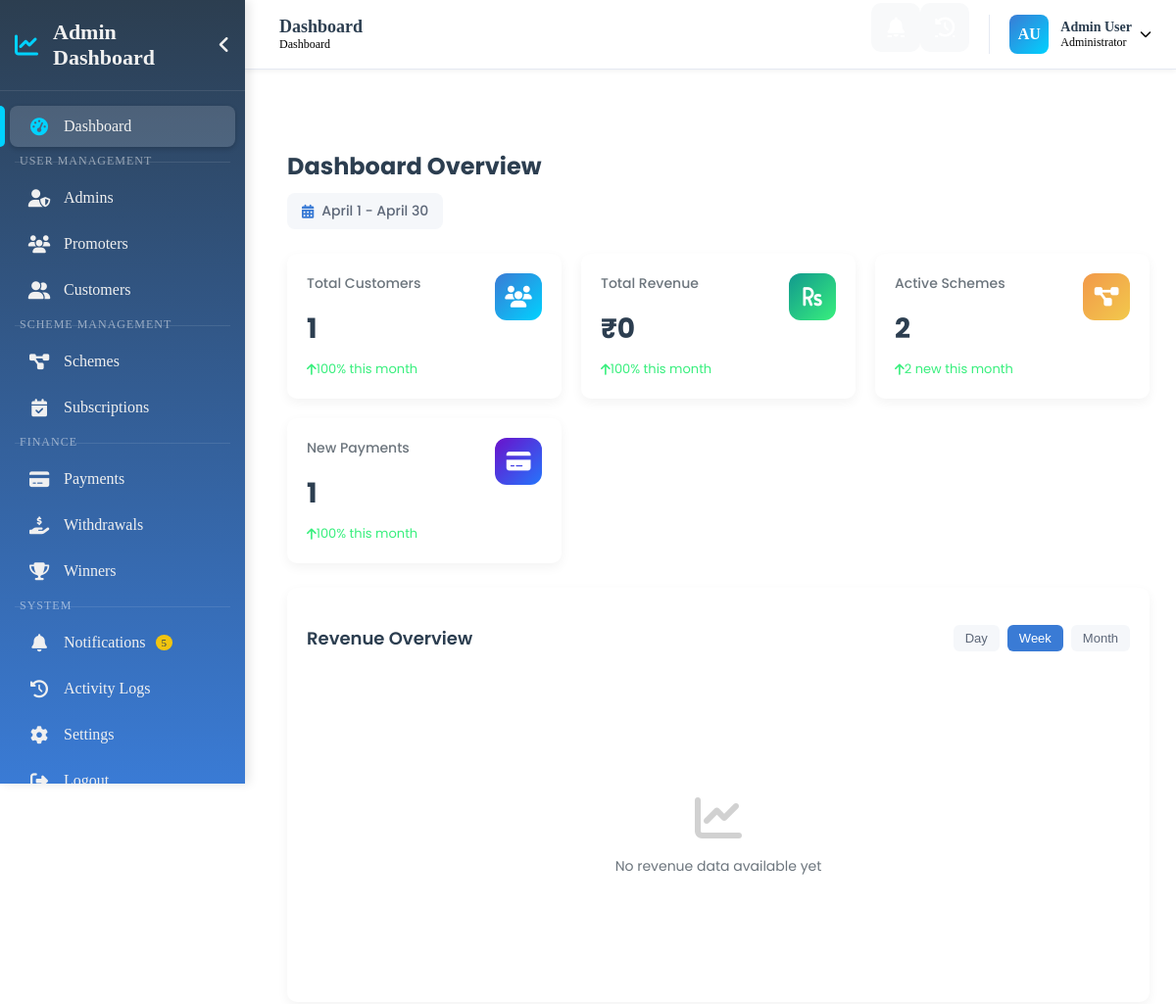
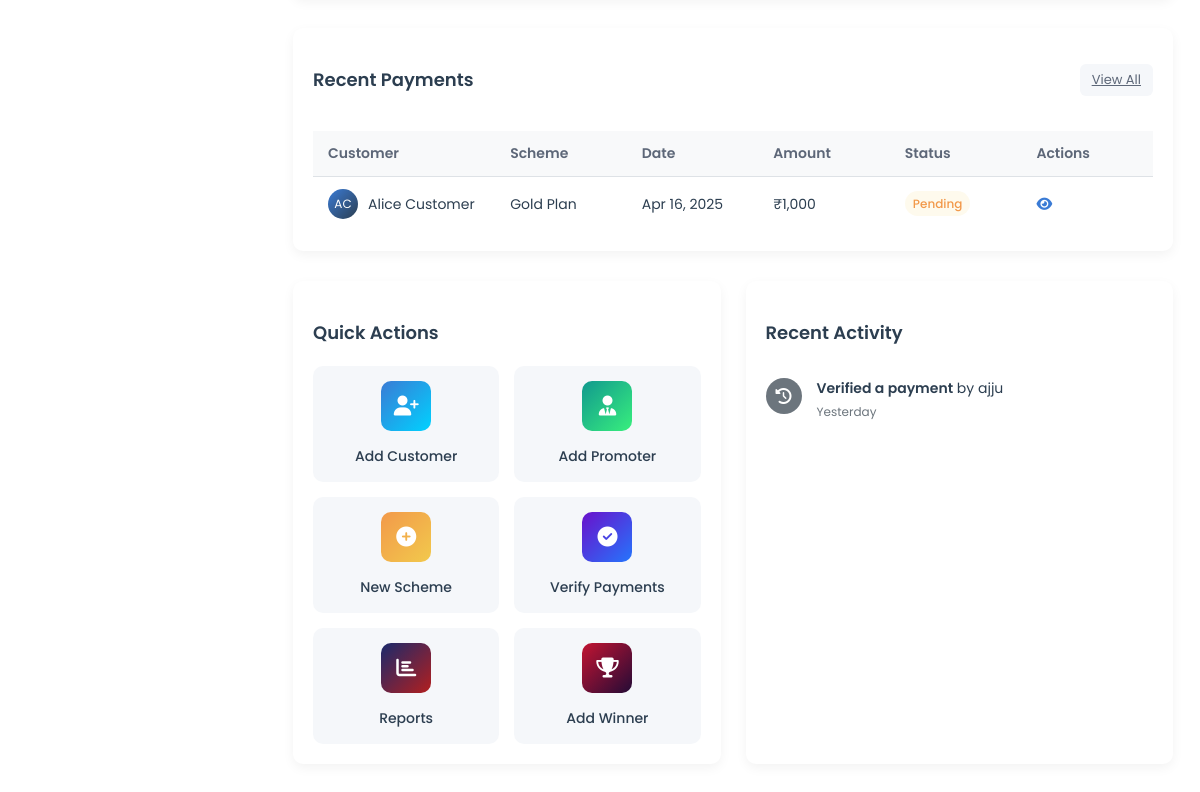
The app's page /admin/dashboard/index.php with its own data (2 pictures, top to bottom).
### tables this page shows
CREATE TABLE Payments (
    PaymentID INT AUTO_INCREMENT PRIMARY KEY,
    CustomerID INT,
    PromoterID INT,
    AdminID INT DEFAULT NULL,
    SchemeID INT,
    InstallmentID INT,

    Amount DECIMAL(10,2) NOT NULL,
    PaymentCodeValue INT DEFAULT 0,
    ScreenshotURL VARCHAR(255) NOT NULL,
    Status ENUM('Pending', 'Verified', 'Rejected') DEFAULT 'Pending',
    SubmittedAt TIMESTAMP DEFAULT CURRENT_TIMESTAMP,
    VerifiedAt TIMESTAMP NULL,
    FOREIGN KEY (CustomerID) REFERENCES Customers(CustomerID) ON DELETE CASCADE,
    FOREIGN KEY (PromoterID) REFERENCES Promoters(PromoterID) ON DELETE CASCADE,
    FOREIGN KEY (AdminID) REFERENCES Admins(AdminID) ON DELETE SET NULL,
    FOREIGN KEY (SchemeID) REFERENCES Schemes(SchemeID) ON DELETE SET NULL,
        FOREIGN KEY (InstallmentID) REFERENCES Installments(InstallmentID) ON DELETE SET NULL

);

CREATE TABLE Customers (
    CustomerID INT AUTO_INCREMENT PRIMARY KEY,
    CustomerUniqueID VARCHAR(50) UNIQUE NOT NULL,
    Name VARCHAR(255) NOT NULL,
    Contact VARCHAR(50) UNIQUE NOT NULL,
    Email VARCHAR(255) UNIQUE,
    PasswordHash VARCHAR(255) NOT NULL,
    Address TEXT,
    ProfileImageURL VARCHAR(255),
    BankAccountName VARCHAR(255),
    BankAccountNumber VARCHAR(50),
    IFSCCode VARCHAR(20),
    BankName VARCHAR(255),
    PromoterID INT,
    ReferredBy  VARCHAR(50), 
    Status ENUM('Active', 'Inactive', 'Suspended') DEFAULT 'Active',
    Gender ENUM('Male', 'Female', 'Other') DEFAULT NULL,
    DateOfBirth DATE DEFAULT NULL,
    CreatedAt TIMESTAMP DEFAULT CURRENT_TIMESTAMP,
    UpdatedAt TIMESTAMP DEFAULT CURRENT_TIMESTAMP ON UPDATE CURRENT_TIMESTAMP,
    FOREIGN KEY (PromoterID) REFERENCES Promoters(PromoterID) ON DELETE SET NULL
);

CREATE TABLE Schemes (
    SchemeID INT AUTO_INCREMENT PRIMARY KEY,
    SchemeName VARCHAR(255) UNIQUE NOT NULL,
    Description TEXT,
    MonthlyPayment DECIMAL(10,2) NOT NULL,
    TotalPayments INT NOT NULL DEFAULT 1,
    Status ENUM('Active', 'Inactive') DEFAULT 'Active',
    CreatedAt TIMESTAMP DEFAULT CURRENT_TIMESTAMP
);

CREATE TABLE ActivityLogs (
    LogID INT AUTO_INCREMENT PRIMARY KEY,
    UserID INT NOT NULL,
    UserType ENUM('Admin', 'Promoter') NOT NULL,
    Action TEXT NOT NULL,
    IPAddress VARCHAR(50),
    CreatedAt TIMESTAMP DEFAULT CURRENT_TIMESTAMP
);

### admin/dashboard/index.php (the view, shortened to what the rows shown need)
<?php
$menuPath = "../";
$database = new Database();
$conn = $database->getConnection();
function getRecentPayments($conn, $limit = 5)
{
    $query = "SELECT p.PaymentID, p.Amount, p.Status, p.SubmittedAt, p.VerifiedAt,
              c.Name as CustomerName, s.SchemeName
              FROM Payments p
              JOIN Customers c ON p.CustomerID = c.CustomerID
              JOIN Schemes s ON p.SchemeID = s.SchemeID
              ORDER BY p.SubmittedAt DESC
              LIMIT :limit";
    $stmt = $conn->prepare($query);
    $stmt->bindParam(':limit', $limit, PDO::PARAM_INT);
    $stmt->execute();
    return $stmt->fetchAll(PDO::FETCH_ASSOC);
}
function getRecentActivity($conn, $limit = 7)
{
    $query = "SELECT a.Action, a.CreatedAt, a.UserType, a.UserID
              FROM ActivityLogs a
              ORDER BY a.CreatedAt DESC
              LIMIT :limit";
    $stmt = $conn->prepare($query);
    $stmt->bindParam(':limit', $limit, PDO::PARAM_INT);
    $stmt->execute();
    $activities = [];
    while ($row = $stmt->fetch(PDO::FETCH_ASSOC)) {
        if ($row['UserType'] == 'Admin') {
            $userQuery = "SELECT Name FROM Admins WHERE AdminID = :userId";
        } else {
            $userQuery = "SELECT Name FROM Promoters WHERE PromoterID = :userId";
        }
        $userStmt = $conn->prepare($userQuery);
        $userStmt->bindParam(':userId', $row['UserID'], PDO::PARAM_INT);
        $userStmt->execute();
        $userResult = $userStmt->fetch(PDO::FETCH_ASSOC);
        $userName = $userResult['Name'] ?? 'Unknown User';
        $row['UserName'] = $userName;
        $activities[] = $row;
    }
    return $activities;
}
try {
    $recentPayments = getRecentPayments($conn);
    $recentActivity = getRecentActivity($conn);
} catch (PDOException $e) {
    $stats = [
        'customers' => 0,
        'customers_growth' => 0,
        'revenue' => 0,
        'revenue_growth' => 0,
        'schemes' => 0,
        'new_schemes' => 0,
        'payments' => 0,
        'payments_growth' => 0
    ];
    $recentPayments = [];
    $recentActivity = [];
    $revenueData = ['labels' => [], 'values' => []];
    $customerData = ['labels' => [], 'new' => [], 'returning' => []];
    if (ini_get('display_errors')) {
        echo "<div style='color:red; padding:10px; background:#ffeeee; border:1px solid #ff0000;'>";
        echo "Database Error: " . $e->getMessage();
        echo "<br>Note: This error is only shown because display_errors is enabled.";
        echo "</div>";
    }
}
function getInitials($name)
{
    $words = explode(' ', $name);
    $initials = '';
    if (count($words) >= 2) {
        $initials = strtoupper(substr($words[0], 0, 1) . substr($words[1], 0, 1));
    } else {
        $initials = strtoupper(substr($name, 0, 2));
    }
    return $initials;
}
function formatDate($date)
{
    return date('M d, Y', strtotime($date));
}
function formatActivity($action, $userName)
{
    $actionLower = strtolower($action);
    if (strpos($actionLower, 'customer') !== false && strpos($actionLower, 'add') !== false) {
        return "<strong>New customer</strong> added by {$userName}";
    } elseif (strpos($actionLower, 'customer') !== false && strpos($actionLower, 'edit') !== false) {
        return "<strong>Customer updated</strong> by {$userName}";
    } elseif (strpos($actionLower, 'payment') !== false && strpos($actionLower, 'verify') !== false) {
        return "<strong>Payment verified</strong> by {$userName}";
    } elseif (strpos($actionLower, 'payment') !== false && strpos($actionLower, 'reject') !== false) {
        return "<strong>Payment rejected</strong> by {$userName}";
    } elseif (strpos($actionLower, 'promoter') !== false && strpos($actionLower, 'add') !== false) {
        return "<strong>New promoter</strong> added by {$userName}";
    } elseif (strpos($actionLower, 'scheme') !== false && strpos($actionLower, 'add') !== false) {
        return "<strong>New scheme</strong> created by {$userName}";
    } elseif (strpos($actionLower, 'winner') !== false) {
        return "<strong>Winner announced</strong> by {$userName}";
    } else {
        return "<strong>{$action}</strong> by {$userName}";
    }
}
function timeAgo($datetime)
{
    $now = new DateTime();
    $ago = new DateTime($datetime);
    $diff = $now->diff($ago);
    if ($diff->y > 0) {
        return $diff->y . ' year' . ($diff->y > 1 ? 's' : '') . ' ago';
    } elseif ($diff->m > 0) {
        return $diff->m . ' month' . ($diff->m > 1 ? 's' : '') . ' ago';
    } elseif ($diff->d > 0) {
        if ($diff->d == 1) {
            return 'Yesterday';
        }
        return $diff->d . ' days ago';
    } elseif ($diff->h > 0) {
        return $diff->h . ' hour' . ($diff->h > 1 ? 's' : '') . ' ago';
    } elseif ($diff->i > 0) {
        return $diff->i . ' minute' . ($diff->i > 1 ? 's' : '') . ' ago';
    } else {
        return 'Just now';
    }
}
include("../components/sidebar.php");
include("../components/topbar.php");
?>
<!DOCTYPE html>
<html lang="en">
<head>
    <link rel="stylesheet" href="https://cdnjs.cloudflare.com/ajax/libs/font-awesome/6.4.0/css/all.min.css">
    <link rel="stylesheet" href="../assets/css/dashboard.css">
</head>
<body class="">
    <div class="content-wrapper">
        <div class="dashboard-container">
            <div class="dashboard-header">
                <h1 class="dashboard-title">Dashboard Overview</h1>
            </div>
            <div class="recent-payments">
                <div class="table-responsive">
                    <table class="payments-table">
                        <thead>
                            <tr>
                                <th>Customer</th>
                                <th>Scheme</th>
                                <th>Date</th>
                                <th>Amount</th>
                                <th>Status</th>
                                <th>Actions</th>
                            </tr>
                        </thead>
                        <tbody>
                            <?php foreach ($recentPayments as $payment): ?>
                                <tr>
                                    <td>
                                        <div class="customer-cell">
                                            <div class="customer-avatar"><?php echo getInitials($payment['CustomerName']); ?></div>
                                            <span><?php echo $payment['CustomerName']; ?></span>
                                        </div>
                                    </td>
                                    <td><?php echo $payment['SchemeName']; ?></td>
                                    <td><?php echo formatDate($payment['SubmittedAt']); ?></td>
                                    <td>₹<?php echo number_format($payment['Amount']); ?></td>
                                    <td>
                                        <span class="payment-status status-<?php echo strtolower($payment['Status']); ?>">
                                            <?php echo $payment['Status']; ?>
                                        </span>
                                    </td>
                                    <td>
                                        <a href="<?php echo $menuPath; ?>payment-details.php?id=<?php echo $payment['PaymentID']; ?>" class="action-btn custom-tooltip" data-tooltip="View Details">
                                            <i class="fas fa-eye"></i>
                                        </a>
                                    </td>
                                </tr>
                            <?php endforeach; ?>
                        </tbody>
                    </table>
                </div>
            </div>
            <div class="bottom-grid">
                <div class="activity-feed">
                    <div class="activity-list">
                        <?php foreach ($recentActivity as $activity): ?>
                            <div class="activity-item">
                                <?php
                                $iconClass = 'fas fa-history';
                                $iconBg = '#6c757d';
                                ?>
                                <div class="activity-icon" style="background: <?php echo $iconBg; ?>">
                                    <i class="<?php echo $iconClass; ?>"></i>
                                </div>
                                <div class="activity-content">
                                    <div class="activity-message">
                                        <?php echo formatActivity($activity['Action'], $activity['UserName']); ?>
                                    </div>
                                    <div class="activity-time"><?php echo timeAgo($activity['CreatedAt']); ?></div>
                                </div>
                            </div>
                        <?php endforeach; ?>
                    </div>
                </div>
            </div>
        </div>
    </div>
</body>
</html>

### records on screen
payments: CustomerID.Name "AC", CustomerID.Name "Alice Customer", SchemeID.SchemeName "Gold Plan", SubmittedAt "Apr 16, 2025", Amount "1,000", Status "Pending"
activitylogs: Action "Verified a payment", CreatedAt "Yesterday"

### other values on screen
str_replace('-', ' ', $currentPage) "Dashboard"
$initials "AU"
$adminName "Admin User"
$adminRole "Administrator"
$stats['customers'] "1"
abs($stats['customers_growth']) "100"
formatAmount($stats['revenue']) "₹0"
abs($stats['revenue_growth']) "100"
$stats['schemes'] "2"
$stats['new_schemes'] "2"
$stats['payments'] "1"
abs($stats['payments_growth']) "100"
